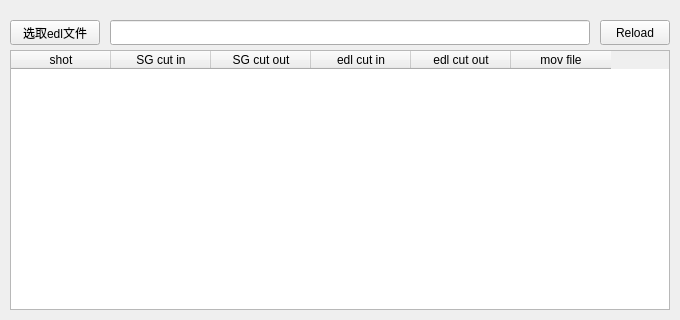
<?xml version="1.0" encoding="UTF-8"?>
<ui version="4.0">
 <class>Form</class>
 <widget class="QWidget" name="Form">
  <property name="geometry">
   <rect>
    <x>0</x>
    <y>0</y>
    <width>680</width>
    <height>320</height>
   </rect>
  </property>
  <property name="windowTitle">
   <string>Form</string>
  </property>
  <widget class="QLineEdit" name="lineEdit_edl">
   <property name="geometry">
    <rect>
     <x>110</x>
     <y>20</y>
     <width>480</width>
     <height>25</height>
    </rect>
   </property>
  </widget>
  <widget class="QPushButton" name="pushButton_pick_edl">
   <property name="geometry">
    <rect>
     <x>10</x>
     <y>20</y>
     <width>90</width>
     <height>25</height>
    </rect>
   </property>
   <property name="text">
    <string>选取edl文件</string>
   </property>
  </widget>
  <widget class="QTableWidget" name="tableWidget_shots">
   <property name="geometry">
    <rect>
     <x>10</x>
     <y>50</y>
     <width>660</width>
     <height>260</height>
    </rect>
   </property>
   <column>
    <property name="text">
     <string>shot</string>
    </property>
   </column>
   <column>
    <property name="text">
     <string>SG cut in</string>
    </property>
   </column>
   <column>
    <property name="text">
     <string>SG cut out</string>
    </property>
   </column>
   <column>
    <property name="text">
     <string>edl cut in</string>
    </property>
   </column>
   <column>
    <property name="text">
     <string>edl cut out</string>
    </property>
   </column>
   <column>
    <property name="text">
     <string>mov file</string>
    </property>
   </column>
  </widget>
  <widget class="QPushButton" name="pushButton_reload">
   <property name="geometry">
    <rect>
     <x>600</x>
     <y>20</y>
     <width>70</width>
     <height>25</height>
    </rect>
   </property>
   <property name="text">
    <string>Reload</string>
   </property>
  </widget>
 </widget>
 <resources/>
 <connections/>
</ui>
